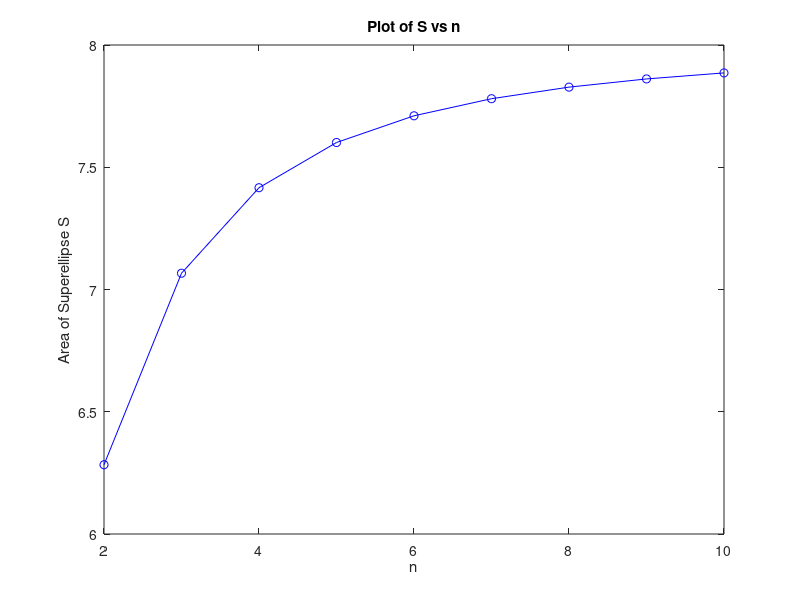

Recreate this plot in MATLAB.
areas = [];
f = @(x,n) nthroot((1-(x./2).^n),n);
for n = [2:10]
    area = integral(@(x) f(x,n),0,2).*4;
    areas = [areas; area];
end
S = areas
plot([2:10],S,'-ob')
title('Plot of S vs n')
xlabel('n')
ylabel('Area of Superellipse S')